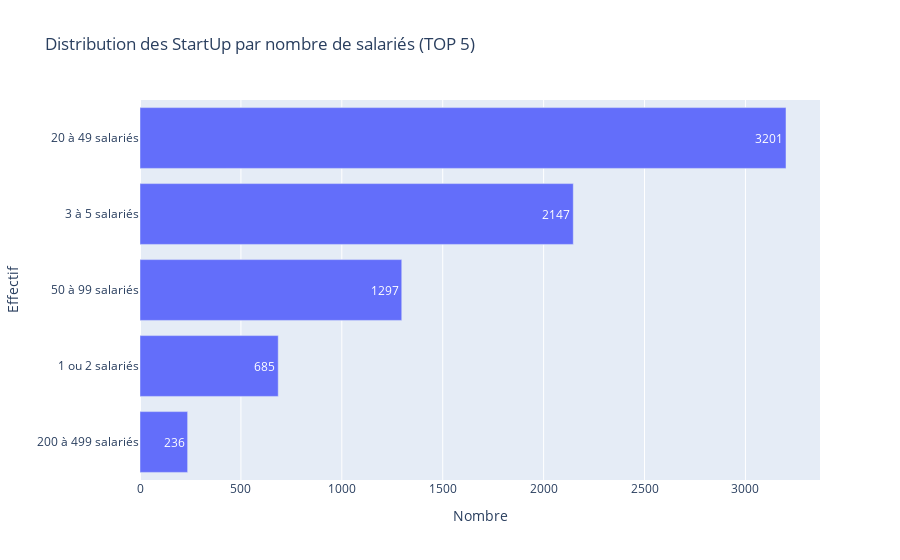

Notebook code cell kept with this figure:
### Code cell
#df['Effectif_def'].value_counts()

# Calculer la distribution des valeurs et trier par ordre décroissant
distribution = df['Effectif_def'].value_counts().reset_index()
distribution.columns = ['Nom Secteur', 'Count']

# Filtrer pour afficher uniquement le TOP 5
distribution_top5 = distribution.sort_values(by='Count', ascending=True).tail(5)

# Créer le graphique en barres
fig = px.bar(distribution_top5, x='Count', y='Nom Secteur',
             title="Distribution des StartUp par nombre de salariés (TOP 5)",
             labels={'Nom Secteur': 'Effectif', 'Count': 'Nombre'},
             text='Count')

# Afficher le graphique
fig.show()

### Figure 1 — Plotly figure (JSON) as saved in the notebook; plotly's stock layout.template omitted (floating-point values rounded to 4 significant figures)
{"data": [{"alignmentgroup": "True", "hovertemplate": "Nombre=%{text}<br>Effectif=%{y}<extra></extra>", "legendgroup": "", "marker": {"color": "#636efa", "pattern": {"shape": ""}}, "name": "", "offsetgroup": "", "orientation": "h", "showlegend": false, "text": [236, 685, 1297, 2147, 3201], "textposition": "auto", "type": "bar", "x": [236, 685, 1297, 2147, 3201], "xaxis": "x", "y": ["200 à 499 salariés", "1 ou 2 salariés", "50 à 99 salariés", "3 à 5 salariés", "20 à 49 salariés"], "yaxis": "y"}], "layout": {"barmode": "relative", "legend": {"tracegroupgap": 0}, "title": {"text": "Distribution des StartUp par nombre de salariés (TOP 5)"}, "xaxis": {"anchor": "y", "domain": [0, 1], "title": {"text": "Nombre"}}, "yaxis": {"anchor": "x", "domain": [0, 1], "title": {"text": "Effectif"}}}}
